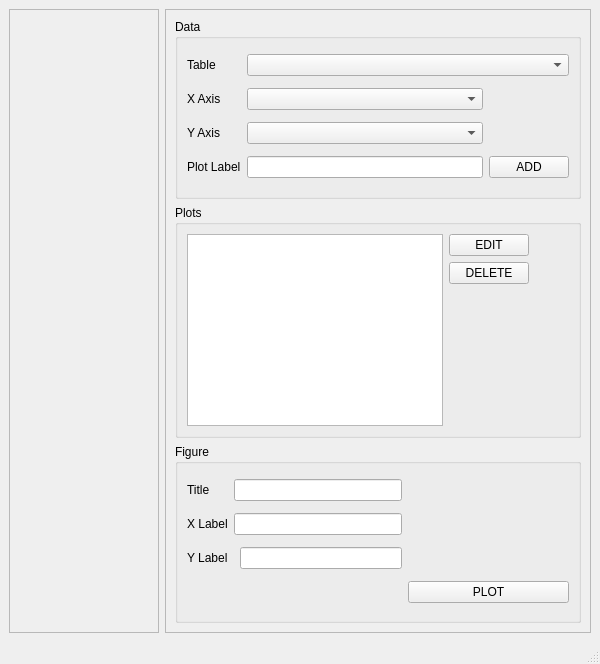
<?xml version="1.0" encoding="UTF-8"?>
<ui version="4.0">
 <class>plotTableWindow</class>
 <widget class="QMainWindow" name="plotTableWindow">
  <property name="geometry">
   <rect>
    <x>0</x>
    <y>0</y>
    <width>600</width>
    <height>664</height>
   </rect>
  </property>
  <property name="windowTitle">
   <string>MainWindow</string>
  </property>
  <widget class="QWidget" name="centralwidget">
   <layout class="QHBoxLayout" name="horizontalLayout">
    <item>
     <widget class="QFrame" name="plot_frame">
      <property name="sizePolicy">
       <sizepolicy hsizetype="Minimum" vsizetype="Expanding">
        <horstretch>0</horstretch>
        <verstretch>0</verstretch>
       </sizepolicy>
      </property>
      <property name="frameShape">
       <enum>QFrame::StyledPanel</enum>
      </property>
      <property name="frameShadow">
       <enum>QFrame::Raised</enum>
      </property>
      <layout class="QVBoxLayout" name="plot_frame_Layout"/>
     </widget>
    </item>
    <item>
     <widget class="QFrame" name="frame_2">
      <property name="sizePolicy">
       <sizepolicy hsizetype="Maximum" vsizetype="Expanding">
        <horstretch>0</horstretch>
        <verstretch>0</verstretch>
       </sizepolicy>
      </property>
      <property name="frameShape">
       <enum>QFrame::StyledPanel</enum>
      </property>
      <property name="frameShadow">
       <enum>QFrame::Raised</enum>
      </property>
      <layout class="QVBoxLayout" name="verticalLayout">
       <item>
        <widget class="QGroupBox" name="groupBox">
         <property name="title">
          <string>Data</string>
         </property>
         <layout class="QGridLayout" name="gridLayout">
          <item row="0" column="0">
           <widget class="QLabel" name="label">
            <property name="text">
             <string>Table</string>
            </property>
           </widget>
          </item>
          <item row="1" column="0">
           <widget class="QLabel" name="label_2">
            <property name="text">
             <string>X Axis</string>
            </property>
           </widget>
          </item>
          <item row="2" column="0">
           <widget class="QLabel" name="label_3">
            <property name="text">
             <string>Y Axis</string>
            </property>
           </widget>
          </item>
          <item row="3" column="0">
           <widget class="QLabel" name="label_4">
            <property name="text">
             <string>Plot Label</string>
            </property>
           </widget>
          </item>
          <item row="3" column="1">
           <widget class="QLineEdit" name="plotLabel"/>
          </item>
          <item row="0" column="1" colspan="2">
           <widget class="QComboBox" name="tableList">
            <property name="sizeAdjustPolicy">
             <enum>QComboBox::AdjustToMinimumContentsLength</enum>
            </property>
            <property name="minimumContentsLength">
             <number>15</number>
            </property>
           </widget>
          </item>
          <item row="1" column="1">
           <widget class="QComboBox" name="XAxis"/>
          </item>
          <item row="2" column="1">
           <widget class="QComboBox" name="YAxis"/>
          </item>
          <item row="3" column="2">
           <widget class="QPushButton" name="addButton">
            <property name="text">
             <string>ADD</string>
            </property>
           </widget>
          </item>
         </layout>
        </widget>
       </item>
       <item>
        <widget class="QGroupBox" name="groupBox_2">
         <property name="title">
          <string>Plots</string>
         </property>
         <layout class="QGridLayout" name="gridLayout_2">
          <item row="0" column="2">
           <spacer name="horizontalSpacer_2">
            <property name="orientation">
             <enum>Qt::Horizontal</enum>
            </property>
            <property name="sizeHint" stdset="0">
             <size>
              <width>40</width>
              <height>20</height>
             </size>
            </property>
           </spacer>
          </item>
          <item row="0" column="0" rowspan="3">
           <widget class="QListWidget" name="plotList"/>
          </item>
          <item row="0" column="1">
           <widget class="QPushButton" name="editPlotButton">
            <property name="text">
             <string>EDIT</string>
            </property>
           </widget>
          </item>
          <item row="1" column="1">
           <widget class="QPushButton" name="delPlotButton">
            <property name="text">
             <string>DELETE</string>
            </property>
           </widget>
          </item>
         </layout>
        </widget>
       </item>
       <item>
        <widget class="QGroupBox" name="groupBox_3">
         <property name="title">
          <string>Figure</string>
         </property>
         <layout class="QGridLayout" name="gridLayout_3">
          <item row="0" column="0">
           <widget class="QLabel" name="label_5">
            <property name="text">
             <string>Title</string>
            </property>
           </widget>
          </item>
          <item row="1" column="0">
           <widget class="QLabel" name="label_6">
            <property name="text">
             <string>X Label</string>
            </property>
           </widget>
          </item>
          <item row="1" column="1" colspan="2">
           <widget class="QLineEdit" name="XLabel"/>
          </item>
          <item row="0" column="1" colspan="2">
           <widget class="QLineEdit" name="title">
            <property name="inputMask">
             <string/>
            </property>
           </widget>
          </item>
          <item row="2" column="4">
           <spacer name="horizontalSpacer">
            <property name="orientation">
             <enum>Qt::Horizontal</enum>
            </property>
            <property name="sizeHint" stdset="0">
             <size>
              <width>40</width>
              <height>20</height>
             </size>
            </property>
           </spacer>
          </item>
          <item row="2" column="2">
           <widget class="QLineEdit" name="YLabel"/>
          </item>
          <item row="2" column="0">
           <widget class="QLabel" name="label_9">
            <property name="text">
             <string>Y Label</string>
            </property>
           </widget>
          </item>
          <item row="3" column="4">
           <widget class="QPushButton" name="plotButton">
            <property name="text">
             <string>PLOT</string>
            </property>
           </widget>
          </item>
         </layout>
        </widget>
       </item>
      </layout>
     </widget>
    </item>
   </layout>
  </widget>
  <widget class="QMenuBar" name="menubar">
   <property name="geometry">
    <rect>
     <x>0</x>
     <y>0</y>
     <width>600</width>
     <height>26</height>
    </rect>
   </property>
  </widget>
  <widget class="QStatusBar" name="statusbar"/>
 </widget>
 <resources/>
 <connections/>
</ui>
